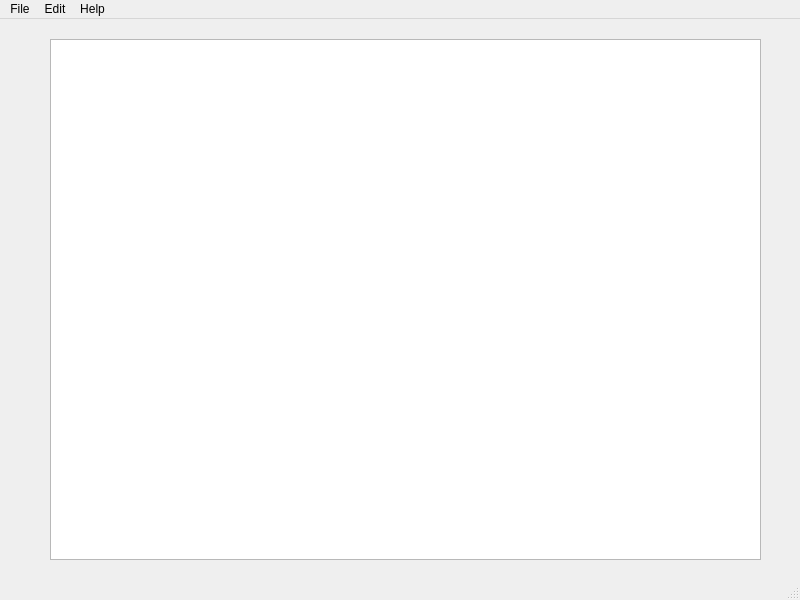
<?xml version="1.0" encoding="UTF-8"?>
<ui version="4.0">
 <class>MainWindow</class>
 <widget class="QMainWindow" name="MainWindow">
  <property name="geometry">
   <rect>
    <x>0</x>
    <y>0</y>
    <width>800</width>
    <height>600</height>
   </rect>
  </property>
  <property name="minimumSize">
   <size>
    <width>800</width>
    <height>600</height>
   </size>
  </property>
  <property name="maximumSize">
   <size>
    <width>800</width>
    <height>600</height>
   </size>
  </property>
  <property name="windowTitle">
   <string>EBook Manager</string>
  </property>
  <widget class="QWidget" name="centralwidget">
   <widget class="QTableWidget" name="tw_books">
    <property name="geometry">
     <rect>
      <x>50</x>
      <y>20</y>
      <width>711</width>
      <height>521</height>
     </rect>
    </property>
    <property name="verticalScrollBarPolicy">
     <enum>Qt::ScrollBarAsNeeded</enum>
    </property>
    <property name="horizontalScrollBarPolicy">
     <enum>Qt::ScrollBarAlwaysOff</enum>
    </property>
   </widget>
  </widget>
  <widget class="QMenuBar" name="menubar">
   <property name="geometry">
    <rect>
     <x>0</x>
     <y>0</y>
     <width>800</width>
     <height>22</height>
    </rect>
   </property>
   <widget class="QMenu" name="menuFile">
    <property name="title">
     <string>File</string>
    </property>
   </widget>
   <widget class="QMenu" name="menuEdit">
    <property name="title">
     <string>Edit</string>
    </property>
   </widget>
   <widget class="QMenu" name="menuHelp">
    <property name="title">
     <string>Help</string>
    </property>
   </widget>
   <addaction name="menuFile"/>
   <addaction name="menuEdit"/>
   <addaction name="menuHelp"/>
  </widget>
  <widget class="QStatusBar" name="statusbar"/>
 </widget>
 <resources/>
 <connections/>
</ui>
